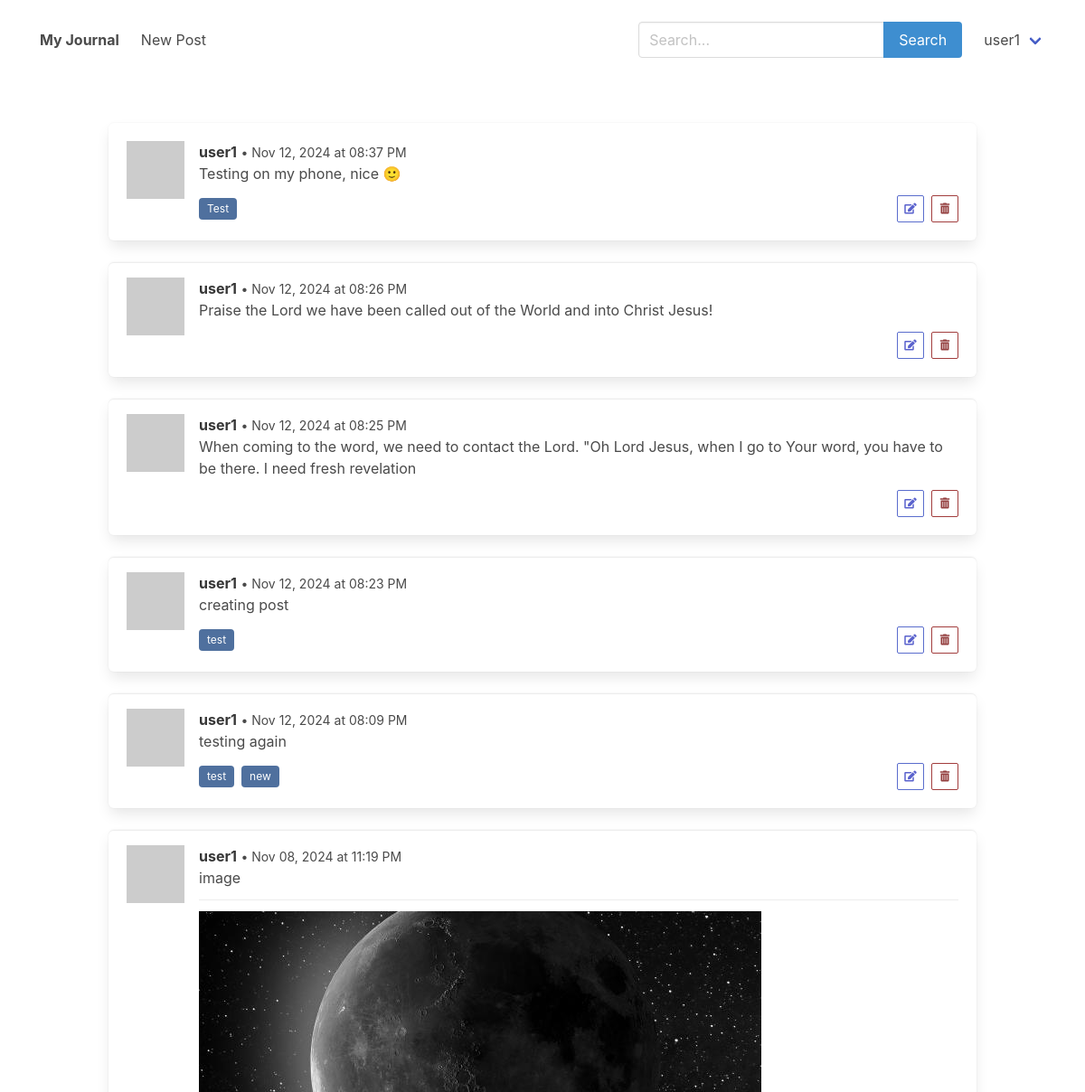
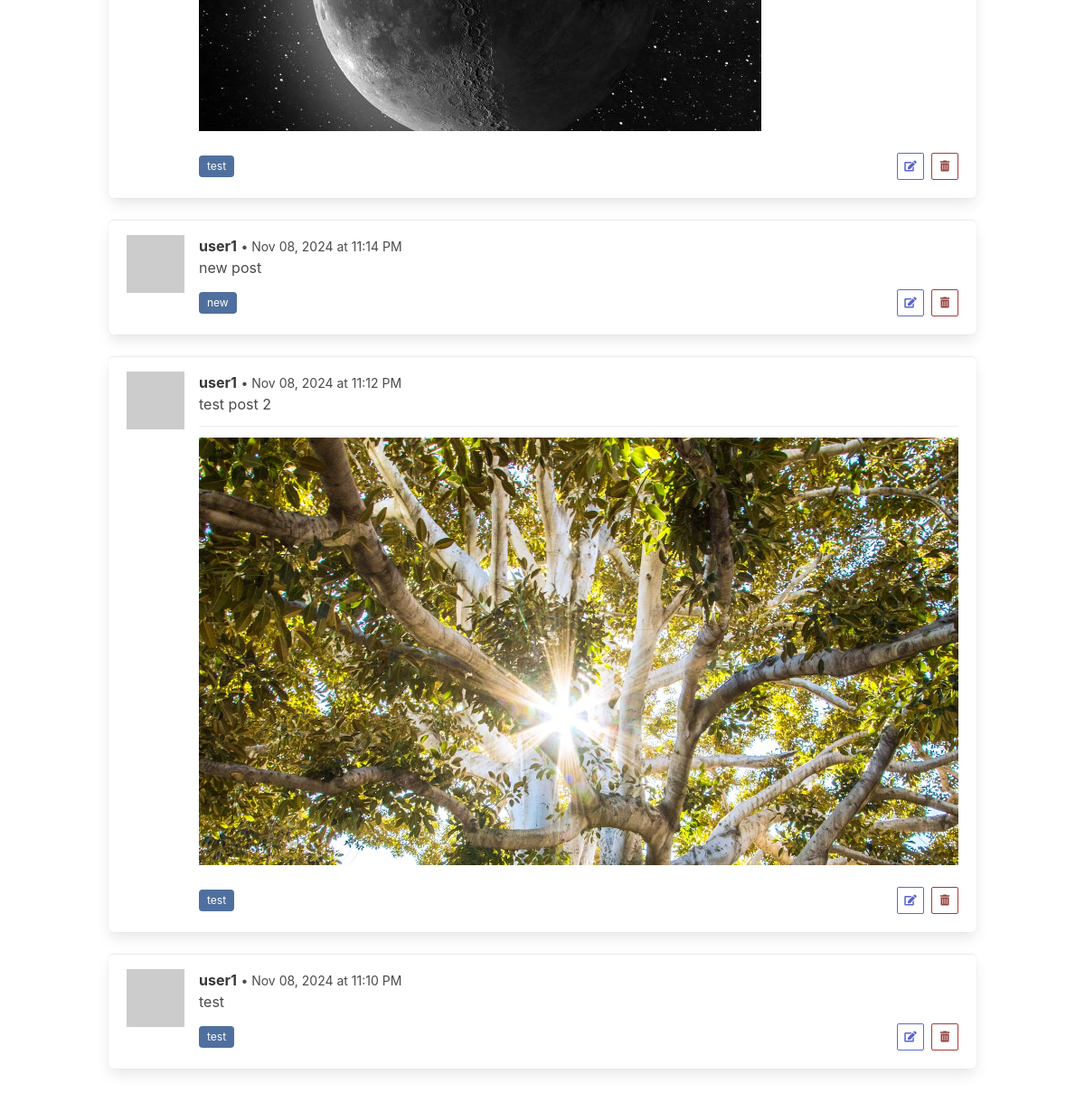
Page /index (signed in) on the committed database (2 pictures, top to bottom).
### app.py (models this page shows, shortened)
class User(UserMixin, db.Model):
    __tablename__ = 'users'
    id = db.Column(db.Integer, primary_key=True)
    username = db.Column(db.String(64), unique=True, nullable=False)
    password_hash = db.Column(db.String(128), nullable=False)
    posts = db.relationship('Post', backref='author', lazy=True)

class Post(db.Model):
    __tablename__ = 'posts'
    id = db.Column(db.Integer, primary_key=True)
    content = db.Column(db.Text, nullable=False)
    timestamp = db.Column(db.DateTime, default=datetime.utcnow)
    media_filename = db.Column(db.String(255))
    user_id = db.Column(db.Integer, db.ForeignKey('users.id'), nullable=False)
    tags = db.relationship('Tag', secondary=post_tags, back_populates='posts',lazy='dynamic')

class Tag(db.Model):
    __tablename__ = 'tags'
    id = db.Column(db.Integer, primary_key=True)
    name = db.Column(db.String(30), unique=True, nullable=False)
    posts = db.relationship('Post', secondary=post_tags, back_populates='tags',lazy='dynamic')

### app.py (the view)
@app.route('/')
@app.route('/index')
@login_required
def index():
    posts = Post.query.order_by(Post.timestamp.desc()).all()
    return render_template('index.html', posts=posts)

### app.py (called while the page is built)
@login_manager.user_loader
def load_user(user_id):
    return db.session.get(User, int(user_id))

### templates/index.html (shortened to what this page needs)
{% extends "base.html" %}
{% block content %}
{% for post in posts %}
    {% include '_post.html' %}
{% else %}
<div class="notification is-info">
    <p>No posts yet. <a href="{{ url_for('create_post') }}">Create a new post</a>.</p>
</div>
{% endfor %}
{% endblock %}

### templates/base.html (shortened to what this page needs)
<!doctype html>
<html lang="en">
<head>
    <link rel="stylesheet" href="https://cdn.jsdelivr.net/npm/bulma@0.9.4/css/bulma.min.css">
    <link rel="stylesheet" href="https://cdnjs.cloudflare.com/ajax/libs/font-awesome/5.15.3/css/all.min.css">
    <link rel="stylesheet" href="{{ url_for('static', filename='css/custom.css') }}">
    <link rel="stylesheet" href="{{ url_for('static', filename='css/style.css') }}">
</head>
<body>
    <nav class="navbar is-spaced">
        <div class="navbar-brand">
            <a class="navbar-item" href="{{ url_for('index') }}">
                <strong>My Journal</strong>
            </a>
        </div>
        <div id="navbarMenu" class="navbar-menu">
            {% if current_user.is_authenticated %}
                <div class="navbar-start">
                    <a class="navbar-item" href="{{ url_for('create_post') }}">New Post</a>
                </div>
                <div class="navbar-end">
                    <div class="navbar-item">
                        <form action="{{ url_for('search') }}" method="get">
                            <div class="field has-addons">
                                <div class="control">
                                    <input class="input" type="text" name="q" placeholder="Search...">
                                </div>
                                <div class="control">
                                    <button type="submit" class="button is-info">
                                        Search
                                    </button>
                                </div>
                            </div>
                        </form>
                    </div>
                    <div class="navbar-item has-dropdown is-hoverable">
                        <a class="navbar-link">
                            {{ current_user.username }}
                        </a>
                    </div>
                </div>
            {% endif %}
        </div>
    </nav>
    <section class="section">
        <div class="container">
            {% block content %}{% endblock %}
        </div>
    </section>
</body>
</html>

### templates/_post.html
<article class="media box">
    <figure class="media-left">
        <p class="image is-64x64">
            <img src="https://via.placeholder.com/128x128.png?text=User">
        </p>
    </figure>
    <div class="media-content">
        <div class="content">
            <p>
                <strong>{{ post.author.username }}</strong>
                <small> • {{ post.timestamp.strftime('%b %d, %Y at %I:%M %p') }}</small>
                <br>
                <span class="post-content">{{ post.content }}</span>
            </p>
        </div>
        {% if post.media_filename %}
            <div class="media">
                {% if post.media_filename.endswith(('.png', '.jpg', '.jpeg', '.gif')) %}
                    <figure class="image">
                        <img src="{{ url_for('static', filename='uploads/' + post.media_filename) }}" alt="Image">
                    </figure>
                {% elif post.media_filename.endswith(('.mp4', '.mov', '.avi')) %}
                    <video controls class="video">
                        <source src="{{ url_for('static', filename='uploads/' + post.media_filename) }}">
                        Your browser does not support the video tag.
                    </video>
                {% endif %}
            </div><br>
        {% endif %}
        <nav class="level is-mobile">
            <div class="level-left">
                <div class="tags are-small">
                    {% for tag in post.tags %}
                    <a href="{{ url_for('tag_posts', tag_name=tag.name) }}" class="tag is-tag-color">{{ tag.name }}</a>
                    {% endfor %}
                </div>
            </div>
            <div class="level-right">
                {% if post.author == current_user %}
                    <a href="{{ url_for('edit_post', post_id=post.id) }}"
                        class="button is-small is-edit is-outlined mr-2"
                        aria-label="Edit Post" title="Edit Post">
                        <span class="icon is-small">
                            <i class="fas fa-edit"></i>
                        </span>
                    </a>
                    <form action="{{ url_for('delete_post', post_id=post.id) }}" method="post" style="display:inline;">
                        <button type="submit" class="button is-small is-delete is-outlined" onclick="return confirm('Are you sure you want to delete this post?');" aria-label="Delete Post" title="Delete Post">
                            <span class="icon is-small">
                                <i class="fas fa-trash-alt"></i>
                            </span>
                        </button>
                    </form>
                {% endif %}
            </div>
        </nav>
    </div>
</article>

### static/css/custom.css (style rules this page uses)
:root { --primary: #4a4a4a; --link: #3273dc; }

### static/css/style.css (style rules this page uses)
.tag.is-tag-color { background-color: #4f709e; color: #ffffff; }
.button.is-edit.is-outlined { background-color: transparent; color: #5a62cd; border-color: #5a6dcd; }
.button.is-delete.is-outlined { background-color: transparent; color: #943f3f; border-color: #a23d3d; }

### rows in the picture
User: username "user1"
Post: author.username "user1", timestamp "Nov 12, 2024 at 08:37 PM", content "Testing on my phone, nice 🙂"
Tag: name "Test"
Post: author.username "user1", timestamp "Nov 12, 2024 at 08:26 PM", content "Praise the Lord we have been called out of the World and into Christ Jesus!"
Post: author.username "user1", timestamp "Nov 12, 2024 at 08:25 PM", content "When coming to the word, we need to contact the Lord. \"Oh Lord Jesus, when I go to Your word, you have to be there. I need fresh revelation"
Post: author.username "user1", timestamp "Nov 12, 2024 at 08:23 PM", content "creating post"
Tag: name "test"
Post: author.username "user1", timestamp "Nov 12, 2024 at 08:09 PM", content "testing again"
Tag: name "new"
Post: author.username "user1", timestamp "Nov 08, 2024 at 11:19 PM", content "image", media_filename (picture)
Post: author.username "user1", timestamp "Nov 08, 2024 at 11:14 PM", content "new post"
Post: author.username "user1", timestamp "Nov 08, 2024 at 11:12 PM", content "test post 2", media_filename (picture)
Post: author.username "user1", timestamp "Nov 08, 2024 at 11:10 PM", content "test"
